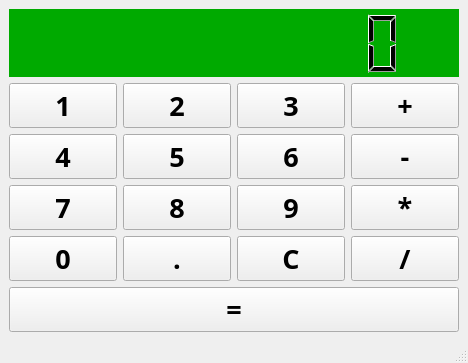
<?xml version="1.0" encoding="UTF-8"?>
<ui version="4.0">
 <class>MainWindow</class>
 <widget class="QMainWindow" name="MainWindow">
  <property name="geometry">
   <rect>
    <x>0</x>
    <y>0</y>
    <width>468</width>
    <height>363</height>
   </rect>
  </property>
  <property name="windowTitle">
   <string>计算器</string>
  </property>
  <widget class="QWidget" name="centralwidget">
   <layout class="QVBoxLayout" name="verticalLayout_2">
    <item>
     <widget class="QLCDNumber" name="lcd">
      <property name="font">
       <font>
        <family>Agency FB</family>
        <pointsize>20</pointsize>
        <weight>75</weight>
        <bold>true</bold>
       </font>
      </property>
      <property name="styleSheet">
       <string notr="true">background-color: rgb(0, 170, 0);</string>
      </property>
      <property name="frameShape">
       <enum>QFrame::NoFrame</enum>
      </property>
      <property name="digitCount">
       <number>10</number>
      </property>
     </widget>
    </item>
    <item>
     <layout class="QVBoxLayout" name="verticalLayout">
      <item>
       <layout class="QHBoxLayout" name="horizontalLayout">
        <item>
         <widget class="QPushButton" name="button_1">
          <property name="font">
           <font>
            <family>Agency FB</family>
            <pointsize>20</pointsize>
            <weight>75</weight>
            <bold>true</bold>
           </font>
          </property>
          <property name="text">
           <string>1</string>
          </property>
         </widget>
        </item>
        <item>
         <widget class="QPushButton" name="button_2">
          <property name="font">
           <font>
            <family>Agency FB</family>
            <pointsize>20</pointsize>
            <weight>75</weight>
            <bold>true</bold>
           </font>
          </property>
          <property name="text">
           <string>2</string>
          </property>
         </widget>
        </item>
        <item>
         <widget class="QPushButton" name="button_3">
          <property name="font">
           <font>
            <family>Agency FB</family>
            <pointsize>20</pointsize>
            <weight>75</weight>
            <bold>true</bold>
           </font>
          </property>
          <property name="text">
           <string>3</string>
          </property>
         </widget>
        </item>
        <item>
         <widget class="QPushButton" name="button_plus">
          <property name="font">
           <font>
            <family>Agency FB</family>
            <pointsize>20</pointsize>
            <weight>75</weight>
            <bold>true</bold>
           </font>
          </property>
          <property name="text">
           <string>+</string>
          </property>
         </widget>
        </item>
       </layout>
      </item>
      <item>
       <layout class="QHBoxLayout" name="horizontalLayout_2">
        <item>
         <widget class="QPushButton" name="button_4">
          <property name="font">
           <font>
            <family>Agency FB</family>
            <pointsize>20</pointsize>
            <weight>75</weight>
            <bold>true</bold>
           </font>
          </property>
          <property name="text">
           <string>4</string>
          </property>
         </widget>
        </item>
        <item>
         <widget class="QPushButton" name="button_5">
          <property name="font">
           <font>
            <family>Agency FB</family>
            <pointsize>20</pointsize>
            <weight>75</weight>
            <bold>true</bold>
           </font>
          </property>
          <property name="text">
           <string>5</string>
          </property>
         </widget>
        </item>
        <item>
         <widget class="QPushButton" name="button_6">
          <property name="font">
           <font>
            <family>Agency FB</family>
            <pointsize>20</pointsize>
            <weight>75</weight>
            <bold>true</bold>
           </font>
          </property>
          <property name="text">
           <string>6</string>
          </property>
         </widget>
        </item>
        <item>
         <widget class="QPushButton" name="button_subtract">
          <property name="font">
           <font>
            <family>Agency FB</family>
            <pointsize>20</pointsize>
            <weight>75</weight>
            <bold>true</bold>
           </font>
          </property>
          <property name="text">
           <string>-</string>
          </property>
         </widget>
        </item>
       </layout>
      </item>
      <item>
       <layout class="QHBoxLayout" name="horizontalLayout_3">
        <item>
         <widget class="QPushButton" name="button_7">
          <property name="font">
           <font>
            <family>Agency FB</family>
            <pointsize>20</pointsize>
            <weight>75</weight>
            <bold>true</bold>
           </font>
          </property>
          <property name="text">
           <string>7</string>
          </property>
         </widget>
        </item>
        <item>
         <widget class="QPushButton" name="button_8">
          <property name="font">
           <font>
            <family>Agency FB</family>
            <pointsize>20</pointsize>
            <weight>75</weight>
            <bold>true</bold>
           </font>
          </property>
          <property name="text">
           <string>8</string>
          </property>
         </widget>
        </item>
        <item>
         <widget class="QPushButton" name="button_9">
          <property name="font">
           <font>
            <family>Agency FB</family>
            <pointsize>20</pointsize>
            <weight>75</weight>
            <bold>true</bold>
           </font>
          </property>
          <property name="text">
           <string>9</string>
          </property>
         </widget>
        </item>
        <item>
         <widget class="QPushButton" name="button_multiply">
          <property name="font">
           <font>
            <family>Agency FB</family>
            <pointsize>20</pointsize>
            <weight>75</weight>
            <bold>true</bold>
           </font>
          </property>
          <property name="text">
           <string>*</string>
          </property>
         </widget>
        </item>
       </layout>
      </item>
      <item>
       <layout class="QHBoxLayout" name="horizontalLayout_4">
        <item>
         <widget class="QPushButton" name="button_0">
          <property name="font">
           <font>
            <family>Agency FB</family>
            <pointsize>20</pointsize>
            <weight>75</weight>
            <bold>true</bold>
           </font>
          </property>
          <property name="text">
           <string>0</string>
          </property>
         </widget>
        </item>
        <item>
         <widget class="QPushButton" name="button_point">
          <property name="font">
           <font>
            <family>Agency FB</family>
            <pointsize>20</pointsize>
            <weight>75</weight>
            <bold>true</bold>
           </font>
          </property>
          <property name="text">
           <string>.</string>
          </property>
         </widget>
        </item>
        <item>
         <widget class="QPushButton" name="button_clear">
          <property name="font">
           <font>
            <family>Agency FB</family>
            <pointsize>20</pointsize>
            <weight>75</weight>
            <bold>true</bold>
           </font>
          </property>
          <property name="text">
           <string>C</string>
          </property>
         </widget>
        </item>
        <item>
         <widget class="QPushButton" name="button_divide">
          <property name="font">
           <font>
            <family>Agency FB</family>
            <pointsize>20</pointsize>
            <weight>75</weight>
            <bold>true</bold>
           </font>
          </property>
          <property name="text">
           <string>/</string>
          </property>
         </widget>
        </item>
       </layout>
      </item>
      <item>
       <widget class="QPushButton" name="button_equal">
        <property name="font">
         <font>
          <family>Agency FB</family>
          <pointsize>20</pointsize>
          <weight>75</weight>
          <bold>true</bold>
         </font>
        </property>
        <property name="text">
         <string>=</string>
        </property>
       </widget>
      </item>
     </layout>
    </item>
   </layout>
  </widget>
  <widget class="QMenuBar" name="menubar">
   <property name="geometry">
    <rect>
     <x>0</x>
     <y>0</y>
     <width>468</width>
     <height>22</height>
    </rect>
   </property>
  </widget>
  <widget class="QStatusBar" name="statusbar"/>
 </widget>
 <resources/>
 <connections/>
</ui>
